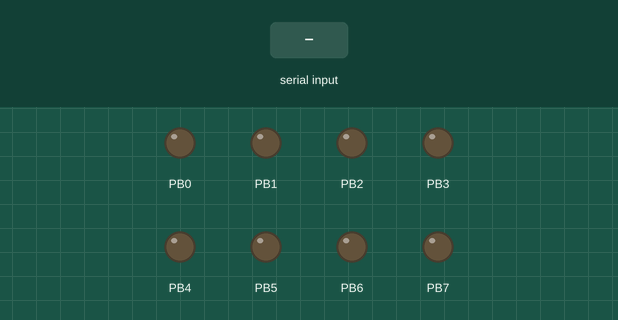
Recording of a program running on a simulated ATmega328P, built with avr-gcc and emulated at 16 MHz. Shown: output pins drawn as LEDs (lit = HIGH). The inputs (shaded band) are chosen by the test bench. What the program prints to the serial monitor is not drawn.

Above: at 1.2 s.
1.3 s: "0" received over Serial
At 2.2 s:
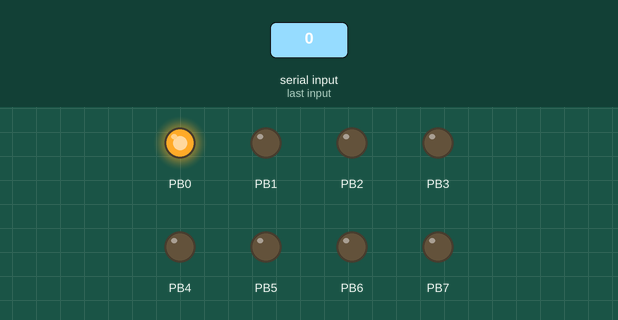
2.8 s: "1" received over Serial
At 3.3 s:
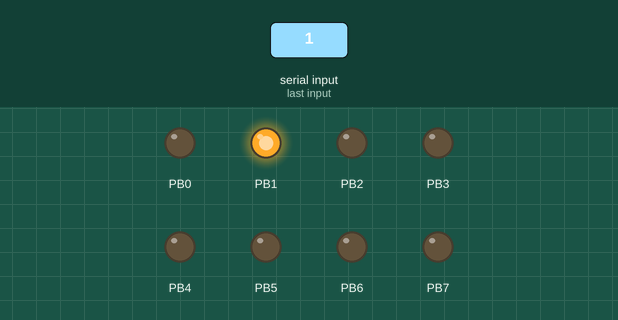
4.3 s: "2" received over Serial
At 5.5 s:
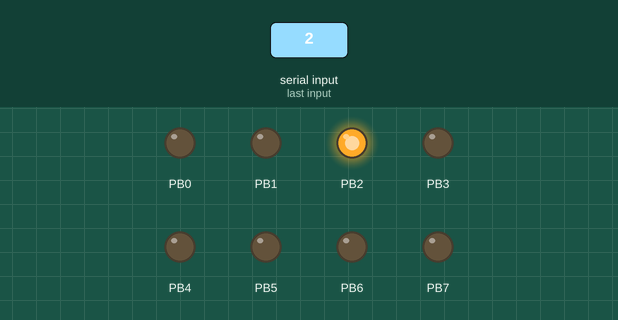
5.8 s: "3" received over Serial
At 6.8 s:
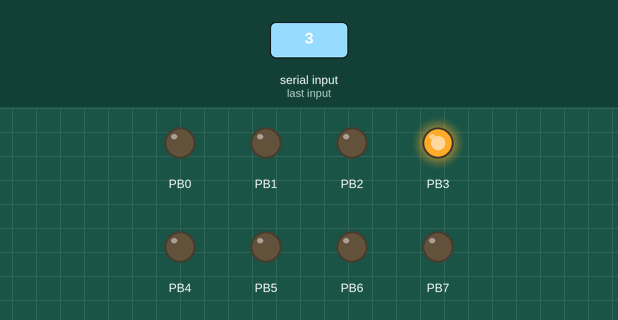
7.3 s: "4" received over Serial
At 7.9 s:
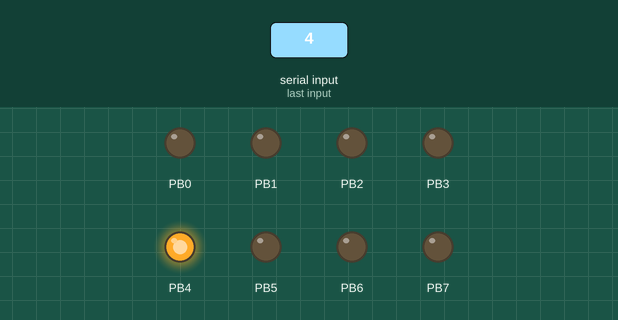
8.8 s: "5" received over Serial
At 9.1 s:
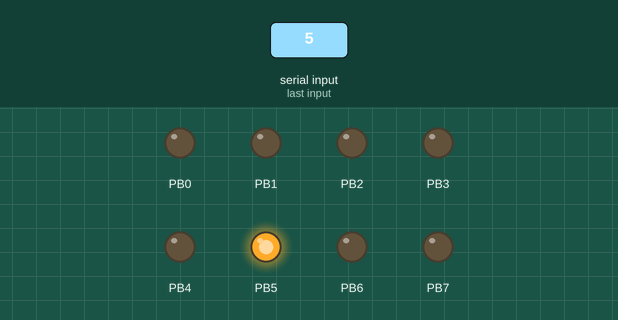
Timing chart, 0 to 11.3 s (numbered marks = the images above; inputs shaded):
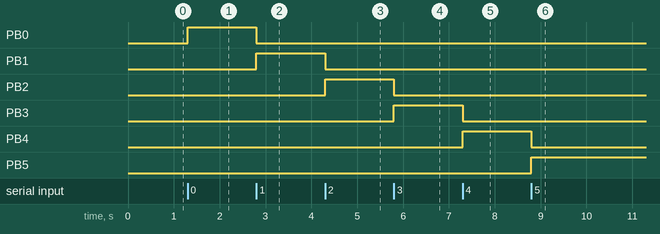

Measured:
- after the input at 1.3 s, PB0: LOW → HIGH at once
- after the input at 2.8 s, PB0: HIGH → LOW at once; PB1: LOW → HIGH at once
- after the input at 4.3 s, PB1: HIGH → LOW at once; PB2: LOW → HIGH at once
- after the input at 5.8 s, PB2: HIGH → LOW at once; PB3: LOW → HIGH at once
- after the input at 7.3 s, PB3: HIGH → LOW at once; PB4: LOW → HIGH at once
- after the input at 8.8 s, PB4: HIGH → LOW at once; PB5: LOW → HIGH at once

The program:

main.c
```c
/*
 * Lab6.c
 *
 * Created: 19/04/2024 00:34:21
 * Author : esteb
 */


#define F_CPU 16000000

#include <avr/io.h>
#include <util/delay.h>
#include <stdint.h>
#include <avr/interrupt.h>


void initUART9600(void);
void writeUART (char Caracter);
void writeTextUART (char* Texto); //puntero
void readUART(uint8_t receivedChar);
volatile uint8_t bufferTX;


int main(void)
{
	initUART9600();
	sei();


	writeTextUART("Hola mundo");
	writeUART(10);	//New line
	writeUART(13);	//Retorno

	while (1)
{
	if (bufferTX != 0) {
		readUART(bufferTX);
		bufferTX = 0;
	}

}

}


void initUART9600(void){

	cli ();
	//PORTB COMO SALIDAS
	DDRB = 0b11111111;   // Todo como salidas
	PORTB = 0b00000000;

	//RX como entrada y TX como salida
	DDRD &= ~(1<<DDD0);
	DDRD |= (1<<DDD1);

	//Configurar UCSR0A
	UCSR0A = 0;

	//Configuracion del UCSR0B: DONDE ISR de recepcion, habilitamos RX y TX
	UCSR0B = 0;
	UCSR0B |= (1<<RXCIE0)| (1<<RXEN0)| (1<<TXEN0);

	//Configuracion UCSR0C: Asincrono, Paridad: none, 1 bit de Stop, Data bits = 8 bits
	UCSR0C = 0;

	UCSR0C |= (1<<UCSZ01)|(1<<UCSZ00); //8 BITS

	//Configuracion de velocidad de Baudrate de 9600
	UBRR0 = 103;

 }

 void writeTextUART(char* Texto){

	 uint8_t i;
	 for (i=0; Texto[i] !='\0'; i++){			//Empieza en 0 y va hasta el valor que tenga "Texto" en la posicion "i" cuando ya sea nulo para poder aumentar dicho valor
	 while (!(UCSR0A & (1<<UDRE0)));		//Se espera a que se vacie el buffer del UDR, si esta vacio se carga el texto
	 UDR0 = Texto[i];						//Avanzar al siguiente caracter
 }
 }


 void writeUART(char Caracter){

 while (!(UCSR0A & (1<<UDRE0)));
 UDR0 = Caracter;
 }

 void readUART(uint8_t receivedChar) {
	switch (receivedChar) {
		case '0':
		PORTB = 0;
		PORTB |= (1 << PORTB0);
		break;
		case '1':
		PORTB = 0;
		PORTB |= (1 << PORTB1);
		break;
		case '2':
		PORTB = 0;
		PORTB |= (1 << PORTB2);
		break;
		case '3':
		PORTB = 0;
		PORTB |= (1 << PORTB3);
		break;
		case '4':
		PORTB = 0;
		PORTB |= (1 << PORTB4);
		break;
		case '5':
		PORTB = 0;
		PORTB |= (1 << PORTB5);
		break;
		default:
		PORTB = 0xFF;
		_delay_ms(100);
		PORTB = 0x00;
		_delay_ms(100);
		break;
	}
}

// INTERRUPCION DE USART
ISR (USART_RX_vect){

	bufferTX = UDR0;
	UDR0 = bufferTX;
	readUART(UDR0);
}
```
